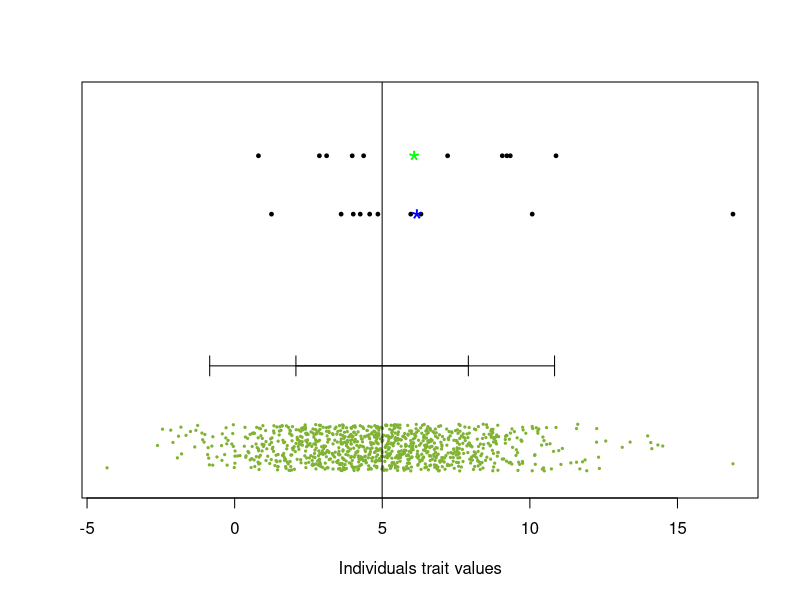

R code for this plot:
# Populaiton visualization demp 

# use the rnorm() function to generate a population of individuals trait values

inds <- rnorm(1000, 5, 3) # randomly pull 1000 values from a normal distribution with a mean of 5 and a sd of 3 

# store the calues in an object called x 
x <- inds


# make an object y that holds all of the y coordinates 
y <- jitter(rep(1, 1000))

# plot the data 
plot(x, y, ylim = c(.97, 1.3), cex = .3, pch = 19, col = rgb(.5, .7, .2), ylab = NA, yaxt = "n", xlab = "Individuals trait values") # cex is the size of the points, pch makes them filled in 



# add a vertical line to show the mean 
abline(v = mean(x))

# add std devation info to the graph 
mean_x <- mean(x)
sd_x <- sd(x)

#Line and brackets for one set sd off of the mean 
x0 <- mean_x - sd_x
y0 <- 1.07
x1 <- mean_x + sd_x
y1 <- 1.07
arrows(x0, y0, x1, y1, code = 3, angle = 90, length = 0.1) # code = 3 has the arrows on both sides, angle 90 to make flat 

x2 <- mean_x - sd_x*2 
y2 <- 1.07
x3 <- mean_x + sd_x*2 
y3 <- 1.07
arrows(x2, y2, x3, y3, code = 3, angle = 90, length = 0.1) # code = 3 has the arrows on both sides, angle 90 to make flat 

# Random samples 
rs1 <- sample(x, 10) # use the sample function to randomly sample from x and do it 10 times 
rsy1 <- rep(1.20, 10) # give it y points for where you are going to plot things 
points(rs1, rsy1, pch= 19, cex = 0.5) # use the points funciton to add them to your graph. The points function will only add points to your existing graph 
points(mean(rs1), 1.20, pch = "*", cex = 2, col = "blue") # plot the mean 

# Random samples again
rs2 <- sample(x, 10) # use the sample function to randomly sample from x and do it 10 times 
rsy2 <- rep(1.25, 10) # give it y points for where you are going to plot things 
points(rs2, rsy2, pch= 19, cex = 0.5) # use the points funciton to add them to your graph. The points function will only add points to your existing graph 
points(mean(rs2), 1.25, pch = "*", cex = 2, col = "green") # plot the mean 

# input the tuna data, calculate mean and sd then use those numbers in the same 
